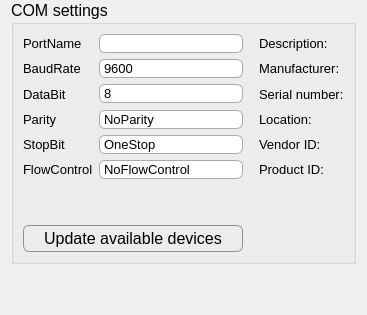
      <widget class="QWidget" name="page_3">
       <layout class="QGridLayout" name="gridLayout_9">
        <property name="topMargin">
         <number>0</number>
        </property>
        <item row="0" column="0" colspan="2">
         <widget class="QGroupBox" name="groupBox_comSettings">
          <property name="sizePolicy">
           <sizepolicy hsizetype="Expanding" vsizetype="Expanding">
            <horstretch>0</horstretch>
            <verstretch>0</verstretch>
           </sizepolicy>
          </property>
          <property name="minimumSize">
           <size>
            <width>0</width>
            <height>0</height>
           </size>
          </property>
          <property name="maximumSize">
           <size>
            <width>16777215</width>
            <height>16777215</height>
           </size>
          </property>
          <property name="font">
           <font>
            <pointsize>12</pointsize>
           </font>
          </property>
          <property name="title">
           <string>COM settings</string>
          </property>
          <layout class="QGridLayout" name="gridLayout_8">
           <item row="20" column="0" colspan="2">
            <spacer name="verticalSpacer_2">
             <property name="orientation">
              <enum>Qt::Vertical</enum>
             </property>
             <property name="sizeHint" stdset="0">
              <size>
               <width>20</width>
               <height>40</height>
              </size>
             </property>
            </spacer>
           </item>
           <item row="8" column="0">
            <widget class="QLabel" name="label_4">
             <property name="sizePolicy">
              <sizepolicy hsizetype="Minimum" vsizetype="Preferred">
               <horstretch>0</horstretch>
               <verstretch>0</verstretch>
              </sizepolicy>
             </property>
             <property name="font">
              <font>
               <pointsize>10</pointsize>
              </font>
             </property>
             <property name="text">
              <string>FlowControl</string>
             </property>
            </widget>
           </item>
           <item row="6" column="0">
            <widget class="QLabel" name="label_5">
             <property name="sizePolicy">
              <sizepolicy hsizetype="Minimum" vsizetype="Preferred">
               <horstretch>0</horstretch>
               <verstretch>0</verstretch>
              </sizepolicy>
             </property>
             <property name="font">
              <font>
               <pointsize>10</pointsize>
              </font>
             </property>
             <property name="text">
              <string>Parity</string>
             </property>
            </widget>
           </item>
           <item row="7" column="3">
            <widget class="QLabel" name="vidLabel">
             <property name="font">
              <font>
               <pointsize>10</pointsize>
              </font>
             </property>
             <property name="text">
              <string>Vendor ID:</string>
             </property>
            </widget>
           </item>
           <item row="4" column="0">
            <widget class="QLabel" name="label">
             <property name="sizePolicy">
              <sizepolicy hsizetype="Minimum" vsizetype="Preferred">
               <horstretch>0</horstretch>
               <verstretch>0</verstretch>
              </sizepolicy>
             </property>
             <property name="font">
              <font>
               <pointsize>10</pointsize>
              </font>
             </property>
             <property name="text">
              <string>BaudRate</string>
             </property>
            </widget>
           </item>
           <item row="8" column="3">
            <widget class="QLabel" name="pidLabel">
             <property name="font">
              <font>
               <pointsize>10</pointsize>
              </font>
             </property>
             <property name="text">
              <string>Product ID:</string>
             </property>
            </widget>
           </item>
           <item row="1" column="0">
            <widget class="QLabel" name="label_6">
             <property name="sizePolicy">
              <sizepolicy hsizetype="Minimum" vsizetype="Preferred">
               <horstretch>0</horstretch>
               <verstretch>0</verstretch>
              </sizepolicy>
             </property>
             <property name="font">
              <font>
               <pointsize>10</pointsize>
              </font>
             </property>
             <property name="text">
              <string>PortName</string>
             </property>
            </widget>
           </item>
           <item row="7" column="0">
            <widget class="QLabel" name="label_7">
             <property name="sizePolicy">
              <sizepolicy hsizetype="Minimum" vsizetype="Preferred">
               <horstretch>0</horstretch>
               <verstretch>0</verstretch>
              </sizepolicy>
             </property>
             <property name="font">
              <font>
               <pointsize>10</pointsize>
              </font>
             </property>
             <property name="text">
              <string>StopBit</string>
             </property>
            </widget>
           </item>
           <item row="5" column="0">
            <widget class="QLabel" name="label_2">
             <property name="sizePolicy">
              <sizepolicy hsizetype="Minimum" vsizetype="Preferred">
               <horstretch>0</horstretch>
               <verstretch>0</verstretch>
              </sizepolicy>
             </property>
             <property name="font">
              <font>
               <pointsize>10</pointsize>
              </font>
             </property>
             <property name="text">
              <string>DataBit</string>
             </property>
            </widget>
           </item>
           <item row="1" column="3">
            <widget class="QLabel" name="descriptionLabel">
             <property name="sizePolicy">
              <sizepolicy hsizetype="Expanding" vsizetype="Preferred">
               <horstretch>0</horstretch>
               <verstretch>0</verstretch>
              </sizepolicy>
             </property>
             <property name="minimumSize">
              <size>
               <width>0</width>
               <height>0</height>
              </size>
             </property>
             <property name="font">
              <font>
               <pointsize>10</pointsize>
              </font>
             </property>
             <property name="text">
              <string>Description:</string>
             </property>
            </widget>
           </item>
           <item row="4" column="3">
            <widget class="QLabel" name="manufacturerLabel">
             <property name="font">
              <font>
               <pointsize>10</pointsize>
              </font>
             </property>
             <property name="text">
              <string>Manufacturer:</string>
             </property>
            </widget>
           </item>
           <item row="1" column="1">
            <widget class="QComboBox" name="comboBox_serialInfo">
             <property name="font">
              <font>
               <pointsize>10</pointsize>
              </font>
             </property>
             <property name="toolTip">
              <string>&lt;html&gt;&lt;head/&gt;&lt;body&gt;&lt;p&gt;Port name COM1 ... N &lt;br/&gt;Display the available port only;&lt;/p&gt;&lt;p&gt;Select the port to see device details below.&lt;/p&gt;&lt;/body&gt;&lt;/html&gt;</string>
             </property>
             <property name="accessibleDescription">
              <string notr="true"/>
             </property>
             <property name="styleSheet">
              <string notr="true">QComboBox {
    border: 1px solid gray;
    border-radius: 6px;
	border-color: rgb(170, 170, 170);
    min-width: 6em;
	background-color: qlineargradient(x1: 0, y1: 0, x2: 0, y2: 1,
                                       stop: 0 #f6f7fa, stop: 1 #dadbde);
}

QComboBox:hover{
  background-color: qlineargradient(x1: 0, y1: 0, x2: 0, y2: 1,
                                       stop: 0 #f6f7fa, stop: 1 #F0FFF0);
 }

QComboBox::drop-down {
    subcontrol-origin: padding;
    subcontrol-position: top right;
    width: 20px;
    border-style:solid;
    border-left-color: darkgray;
    border-left-style: solid; /* just a single line */
    border-top-right-radius: 3px; /* same radius as the QComboBox */
    border-bottom-right-radius: 3px;
}


QComboBox::down-arrow {
    image: url(:/icons/comboDown.png);
    width: 15px;
}

QComboBox::down-arrow:on { /* shift the arrow when popup is open */
    top: 1px;
    left: 1px;
}

</string>
             </property>
             <property name="currentText">
              <string notr="true"/>
             </property>
            </widget>
           </item>
           <item row="5" column="3">
            <widget class="QLabel" name="serialNumberLabel">
             <property name="font">
              <font>
               <pointsize>10</pointsize>
              </font>
             </property>
             <property name="text">
              <string>Serial number:</string>
             </property>
            </widget>
           </item>
           <item row="6" column="3">
            <widget class="QLabel" name="locationLabel">
             <property name="font">
              <font>
               <pointsize>10</pointsize>
              </font>
             </property>
             <property name="text">
              <string>Location:</string>
             </property>
            </widget>
           </item>
           <item row="5" column="1">
            <widget class="QComboBox" name="comboBox_dataBit">
             <property name="font">
              <font>
               <pointsize>10</pointsize>
              </font>
             </property>
             <property name="toolTip">
              <string>&lt;html&gt;&lt;head/&gt;&lt;body&gt;&lt;p&gt;The number of data bits in each character can be 5 (for Baudot code), &lt;br/&gt;6 (rarely used), 7 (for true ASCII), 8 (for most kinds of data, &lt;br/&gt;as this size matches the size of a byte), or 9 (rarely used). &lt;br/&gt;8 data bits are almost universally used in newer applications.&lt;br/&gt;&lt;span style=&quot; font-weight:600;&quot;&gt;Default value:&lt;/span&gt; 8&lt;/p&gt;&lt;/body&gt;&lt;/html&gt;</string>
             </property>
             <property name="styleSheet">
              <string notr="true">QComboBox {
    border: 1px solid gray;
    border-radius: 6px;
	border-color: rgb(170, 170, 170);
    min-width: 6em;
	background-color: qlineargradient(x1: 0, y1: 0, x2: 0, y2: 1,
                                       stop: 0 #f6f7fa, stop: 1 #dadbde);
}

QComboBox:hover{
  background-color: qlineargradient(x1: 0, y1: 0, x2: 0, y2: 1,
                                       stop: 0 #f6f7fa, stop: 1 #F0FFF0);
 }

QComboBox::drop-down {
    subcontrol-origin: padding;
    subcontrol-position: top right;
    width: 20px;
    border-style:solid;
    border-left-color: darkgray;
    border-left-style: solid; /* just a single line */
    border-top-right-radius: 3px; /* same radius as the QComboBox */
    border-bottom-right-radius: 3px;
}


QComboBox::down-arrow {
    image: url(:/icons/comboDown.png);
    width: 15px;
}

QComboBox::down-arrow:on { /* shift the arrow when popup is open */
    top: 1px;
    left: 1px;
}

</string>
             </property>
             <property name="currentText">
              <string notr="true">8</string>
             </property>
             <property name="currentIndex">
              <number>3</number>
             </property>
             <item>
              <property name="text">
               <string extracomment="Data5">5</string>
              </property>
             </item>
             <item>
              <property name="text">
               <string extracomment="Data6">6</string>
              </property>
             </item>
             <item>
              <property name="text">
               <string extracomment="Data7">7</string>
              </property>
             </item>
             <item>
              <property name="text">
               <string extracomment="Data8">8</string>
              </property>
             </item>
             <item>
              <property name="text">
               <string extracomment="UnknownDataBits">-1</string>
              </property>
             </item>
            </widget>
           </item>
           <item row="4" column="1">
            <widget class="QComboBox" name="comboBox_baudRate">
             <property name="font">
              <font>
               <pointsize>10</pointsize>
              </font>
             </property>
             <property name="toolTip">
              <string>&lt;html&gt;&lt;head/&gt;&lt;body&gt;&lt;p&gt;The baud rate is the speed of communication in bit/s&lt;br/&gt;Supported values : 1200; 2400; 4800; 9600; 19200; 38400; 57600; 115200 bit/s&lt;br/&gt;&lt;span style=&quot; font-weight:600;&quot;&gt;Default value:&lt;/span&gt; 9600&lt;/p&gt;&lt;/body&gt;&lt;/html&gt;</string>
             </property>
             <property name="accessibleDescription">
              <string notr="true"/>
             </property>
             <property name="styleSheet">
              <string notr="true">QComboBox {
    border: 1px solid gray;
    border-radius: 6px;
	border-color: rgb(170, 170, 170);
    min-width: 6em;
	background-color: qlineargradient(x1: 0, y1: 0, x2: 0, y2: 1,
                                       stop: 0 #f6f7fa, stop: 1 #dadbde);
}

QComboBox:hover{
  background-color: qlineargradient(x1: 0, y1: 0, x2: 0, y2: 1,
                                       stop: 0 #f6f7fa, stop: 1 #F0FFF0);
 }

QComboBox::drop-down {
    subcontrol-origin: padding;
    subcontrol-position: top right;
    width: 20px;
    border-style:solid;
    border-left-color: darkgray;
    border-left-style: solid; /* just a single line */
    border-top-right-radius: 3px; /* same radius as the QComboBox */
    border-bottom-right-radius: 3px;
}


QComboBox::down-arrow {
    image: url(:/icons/comboDown.png);
    width: 15px;
}

QComboBox::down-arrow:on { /* shift the arrow when popup is open */
    top: 1px;
    left: 1px;
}

</string>
             </property>
             <property name="currentText">
              <string notr="true">9600</string>
             </property>
             <property name="currentIndex">
              <number>3</number>
             </property>
             <item>
              <property name="text">
               <string extracomment="Baud1200">1200</string>
              </property>
             </item>
             <item>
              <property name="text">
               <string extracomment="Baud2400">2400</string>
              </property>
             </item>
             <item>
              <property name="text">
               <string extracomment="Baud4800">4800</string>
              </property>
             </item>
             <item>
              <property name="text">
               <string extracomment="Baud9600">9600</string>
              </property>
             </item>
             <item>
              <property name="text">
               <string extracomment="Baud19200">19200</string>
              </property>
             </item>
             <item>
              <property name="text">
               <string extracomment="Baud38400">38400</string>
              </property>
             </item>
             <item>
              <property name="text">
               <string extracomment="Baud57600">57600</string>
              </property>
             </item>
             <item>
              <property name="text">
               <string extracomment="Baud115200">115200</string>
              </property>
             </item>
             <item>
              <property name="text">
               <string extracomment="UnknownBaud">-1</string>
              </property>
             </item>
            </widget>
           </item>
           <item row="7" column="1">
            <widget class="QComboBox" name="comboBox_stopBit">
             <property name="font">
              <font>
               <pointsize>10</pointsize>
              </font>
             </property>
             <property name="toolTip">
              <string>&lt;html&gt;&lt;head/&gt;&lt;body&gt;&lt;p&gt;Stop bits sent at the end of every character allow the receiving signal hardware to detect the end of a character and to resynchronise with the character stream. &lt;/p&gt;&lt;/body&gt;&lt;/html&gt;</string>
             </property>
             <property name="styleSheet">
              <string notr="true">QComboBox {
    border: 1px solid gray;
    border-radius: 6px;
	border-color: rgb(170, 170, 170);
    min-width: 6em;
	background-color: qlineargradient(x1: 0, y1: 0, x2: 0, y2: 1,
                                       stop: 0 #f6f7fa, stop: 1 #dadbde);
}

QComboBox:hover{
  background-color: qlineargradient(x1: 0, y1: 0, x2: 0, y2: 1,
                                       stop: 0 #f6f7fa, stop: 1 #F0FFF0);
 }

QComboBox::drop-down {
    subcontrol-origin: padding;
    subcontrol-position: top right;
    width: 20px;
    border-style:solid;
    border-left-color: darkgray;
    border-left-style: solid; /* just a single line */
    border-top-right-radius: 3px; /* same radius as the QComboBox */
    border-bottom-right-radius: 3px;
}


QComboBox::down-arrow {
    image: url(:/icons/comboDown.png);
    width: 15px;
}

QComboBox::down-arrow:on { /* shift the arrow when popup is open */
    top: 1px;
    left: 1px;
}

</string>
             </property>
             <property name="currentText">
              <string notr="true">OneStop</string>
             </property>
             <item>
              <property name="text">
               <string extracomment="OneStop">OneStop</string>
              </property>
             </item>
             <item>
              <property name="text">
               <string extracomment="OneAndHalfStop">OneAndHalfStop</string>
              </property>
             </item>
             <item>
              <property name="text">
               <string extracomment="TwoStop">TwoStop</string>
              </property>
             </item>
             <item>
              <property name="text">
               <string extracomment="UnknownStopBits">UnknownStopBits</string>
              </property>
             </item>
            </widget>
           </item>
           <item row="6" column="1">
            <widget class="QComboBox" name="comboBox_parity">
             <property name="font">
              <font>
               <pointsize>10</pointsize>
              </font>
             </property>
             <property name="toolTip">
              <string>&lt;html&gt;&lt;head/&gt;&lt;body&gt;&lt;p&gt;Parity is a method of detecting errors in transmission.&lt;br/&gt;When parity is used with a serial port, an extra data bit is sent with each data character, &lt;br/&gt;arranged so that the number of 1 bits in each character, including the parity bit, &lt;br/&gt;is always odd or always even. If a byte is received with the wrong number of 1s, &lt;br/&gt;then it must have been corrupted.&lt;br/&gt;&lt;span style=&quot; font-weight:600;&quot;&gt;Default value:&lt;/span&gt; NoParity&lt;/p&gt;&lt;/body&gt;&lt;/html&gt;</string>
             </property>
             <property name="styleSheet">
              <string notr="true">QComboBox {
    border: 1px solid gray;
    border-radius: 6px;
	border-color: rgb(170, 170, 170);
    min-width: 6em;
	background-color: qlineargradient(x1: 0, y1: 0, x2: 0, y2: 1,
                                       stop: 0 #f6f7fa, stop: 1 #dadbde);
}

QComboBox:hover{
  background-color: qlineargradient(x1: 0, y1: 0, x2: 0, y2: 1,
                                       stop: 0 #f6f7fa, stop: 1 #F0FFF0);
 }

QComboBox::drop-down {
    subcontrol-origin: padding;
    subcontrol-position: top right;
    width: 20px;
    border-style:solid;
    border-left-color: darkgray;
    border-left-style: solid; /* just a single line */
    border-top-right-radius: 3px; /* same radius as the QComboBox */
    border-bottom-right-radius: 3px;
}


QComboBox::down-arrow {
    image: url(:/icons/comboDown.png);
    width: 15px;
}

QComboBox::down-arrow:on { /* shift the arrow when popup is open */
    top: 1px;
    left: 1px;
}

</string>
             </property>
             <property name="currentText">
              <string notr="true">NoParity</string>
             </property>
             <item>
              <property name="text">
               <string extracomment="NoParity">NoParity</string>
              </property>
             </item>
             <item>
              <property name="text">
               <string extracomment="EvenParity">EvenParity</string>
              </property>
             </item>
             <item>
              <property name="text">
               <string extracomment="OddParity">OddParity</string>
              </property>
             </item>
             <item>
              <property name="text">
               <string extracomment="SpaceParity">SpaceParity</string>
              </property>
             </item>
             <item>
              <property name="text">
               <string extracomment="MarkParity">MarkParity</string>
              </property>
             </item>
             <item>
              <property name="text">
               <string extracomment="UnknownParity">UnknownParity</string>
              </property>
             </item>
            </widget>
           </item>
           <item row="8" column="1">
            <widget class="QComboBox" name="comboBox_flowControl">
             <property name="font">
              <font>
               <pointsize>10</pointsize>
              </font>
             </property>
             <property name="toolTip">
              <string>&lt;html&gt;&lt;head/&gt;&lt;body&gt;&lt;p&gt;&lt;span style=&quot; font-family:'sans-serif'; font-size:14px; color:#222222; background-color:#ffffff;&quot;&gt;A serial port may use signals in the interface to pause and resume the transmission of data.&lt;/span&gt;&lt;br&gt;&lt;span style=&quot; font-family:'sans-serif'; font-size:14px; font-weight:600; color:#222222; background-color:#ffffff;&quot;&gt;Default value:&lt;/span&gt;&lt;span style=&quot; font-family:'sans-serif'; font-size:14px; color:#222222; background-color:#ffffff;&quot;&gt; NoFlowControl&lt;/span&gt;&lt;/p&gt;&lt;/body&gt;&lt;/html&gt;</string>
             </property>
             <property name="styleSheet">
              <string notr="true">QComboBox {
    border: 1px solid gray;
    border-radius: 6px;
	border-color: rgb(170, 170, 170);
    min-width: 6em;
	background-color: qlineargradient(x1: 0, y1: 0, x2: 0, y2: 1,
                                       stop: 0 #f6f7fa, stop: 1 #dadbde);
}

QComboBox:hover{
  background-color: qlineargradient(x1: 0, y1: 0, x2: 0, y2: 1,
                                       stop: 0 #f6f7fa, stop: 1 #F0FFF0);
 }

QComboBox::drop-down {
    subcontrol-origin: padding;
    subcontrol-position: top right;
    width: 20px;
    border-style:solid;
    border-left-color: darkgray;
    border-left-style: solid; /* just a single line */
    border-top-right-radius: 3px; /* same radius as the QComboBox */
    border-bottom-right-radius: 3px;
}


QComboBox::down-arrow {
    image: url(:/icons/comboDown.png);
    width: 15px;
}

QComboBox::down-arrow:on { /* shift the arrow when popup is open */
    top: 1px;
    left: 1px;
}

</string>
             </property>
             <property name="currentText">
              <string notr="true">NoFlowControl</string>
             </property>
             <item>
              <property name="text">
               <string extracomment="NoFlowControl">NoFlowControl</string>
              </property>
             </item>
             <item>
              <property name="text">
               <string extracomment="HardwareControl">HardwareControl</string>
              </property>
             </item>
             <item>
              <property name="text">
               <string extracomment="SoftwareControl">SoftwareControl</string>
              </property>
             </item>
             <item>
              <property name="text">
               <string extracomment="UnknownFlowControl">UnknownFlowControl</string>
              </property>
             </item>
            </widget>
           </item>
           <item row="5" column="2">
            <spacer name="horizontalSpacer">
             <property name="orientation">
              <enum>Qt::Horizontal</enum>
             </property>
             <property name="sizeType">
              <enum>QSizePolicy::Minimum</enum>
             </property>
             <property name="sizeHint" stdset="0">
              <size>
               <width>10</width>
               <height>20</height>
              </size>
             </property>
            </spacer>
           </item>
           <item row="21" column="0" colspan="2">
            <widget class="QPushButton" name="pushButton_enumerate">
             <property name="font">
              <font>
               <pointsize>-1</pointsize>
              </font>
             </property>
             <property name="styleSheet">
              <string notr="true"> QPushButton {
     border: 1px solid #8f8f91;
     border-radius: 6px;
     height: 25px;
     font-size: 16px;
     background-color: qlineargradient(x1: 0, y1: 0, x2: 0, y2: 1,
                                       stop: 0 #f6f7fa, stop: 1 #dadbde);

 }


 QPushButton:focus:pressed {
     background-color: qlineargradient(x1: 0, y1: 0, x2: 0, y2: 1,
                                       stop: 0 #F0FFF0, stop: 1 #f6f7fa);
 }

 QPushButton:hover {
     background-color: qlineargradient(x1: 0, y1: 0, x2: 0, y2: 1,
                                       stop: 0 #f6f7fa, stop: 1 #F0FFF0);
 }

QPushButton:disabled{ background-color: #CCCCCC; }

 QPushButton:flat {
     border: none; /* no border for a flat push button */
 }

 QPushButton:default {
     border-color: navy; /* make the default button prominent */
 }</string>
             </property>
             <property name="text">
              <string>Update available devices</string>
             </property>
            </widget>
           </item>
          </layout>
         </widget>
        </item>
        <item row="3" column="0">
         <spacer name="verticalSpacer_3">
          <property name="orientation">
           <enum>Qt::Vertical</enum>
          </property>
          <property name="sizeHint" stdset="0">
           <size>
            <width>20</width>
            <height>40</height>
           </size>
          </property>
         </spacer>
        </item>
       </layout>
      </widget>
